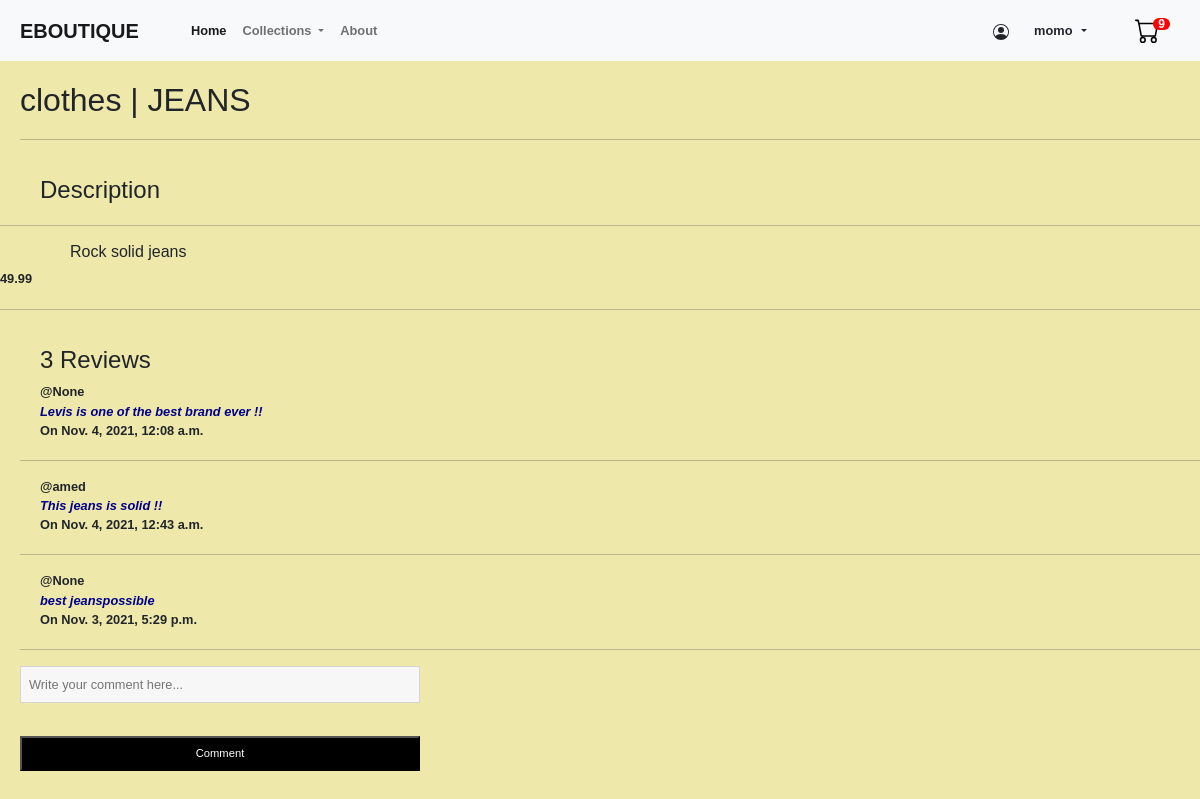
Page /eboutique/product/3 (signed in) on the committed database.
### client/models.py (models this page shows, shortened)
class Order(models.Model):
    customer = models.ForeignKey(Customer, on_delete=models.SET_NULL, null=True)
    orderdate = models.DateTimeField(auto_now_add=True)
    completed = models.BooleanField(default=False)
    @property
    def get_cart_items(self):
        orderitems = self.orderitem_set.all()
        total = sum([item.quantity for item in orderitems])
        return total

class OrderItem(models.Model):
    order = models.ForeignKey(Order, on_delete=models.CASCADE)
    product = models.OneToOneField(Product, on_delete=models.SET_NULL, null=True)
    quantity = models.PositiveSmallIntegerField(default=0, null=True)

### eboutique/models.py (models this page shows, shortened)
class Product(models.Model):
    collection = models.ForeignKey(Collection, on_delete=models.CASCADE) # put 'Collection' in case the function is underneath
    brand = models.ForeignKey(Brand, on_delete=models.CASCADE)
    title = models.CharField(max_length=100)
    description = models.TextField(null=True, blank=True)
    price = models.DecimalField(max_digits=7, decimal_places=2)
    image = models.ImageField(null=True)
    inventory = models.IntegerField()

class Collection(models.Model):
    name = models.CharField(max_length=100)
    def __str__(self):
        return self.name

class Message(models.Model):
    host = models.ForeignKey(User, on_delete=models.SET_NULL, null=True)
    product = models.ForeignKey(Product, on_delete=models.CASCADE, null=True)
    review = models.TextField(max_length=200, null=True, blank=True)
    created = models.DateTimeField(auto_now_add=True, null=True)
    updated = models.DateTimeField(auto_now=True, null=True)
    def __str__(self):
        return self.review

### eboutique/views.py (the view, shortened to what this page needs)
# urls.py: path('product/<str:pk>', views.product, name="product"),
def product(request, pk):
    product = Product.objects.get(id=pk)
    product_messages = product.message_set.all().order_by('-created')      #get all the kids related to that parent
    comments_count = product_messages.count()
    try:
        order = Order.objects.get(customer=request.user.customer, completed=False)
    except:
        order = {}
    context = { "product": product,
                "product_messages": product_messages,
                "comments_count":comments_count,
                "order":order
                }
    return render(request, "eboutique/product.html", context)

### templates/eboutique/product.html (shortened to what this page needs)
{% extends "base.html" %}
{% block title %}
<div>
    <h2>{{product.collection}} | {{product.title}}</h2>
    <hr>
</div>
{% endblock title %}
{% block content %}
<div><h4>Description</h4></div>
<hr>
<div><h6>{{product.description}}</h6></div>
{{product.price}}
<hr>
{% if comments_count >= 2 %}
<div><h4>{{comments_count}} Reviews</h4></div>
{% else %}
<div><h4>{{comments_count}} Review</h4></div>
{% endif %}
<div>
    {% for message in product_messages %}
        <div>@{{message.host}}</div>
        <div class="message-comment">{{message}}</div>
        <div>On {{message.updated}}</div>
    <hr>
    {% endfor %}
</div>
{% if request.user.is_authenticated %}
<div class="comment-form">
    <form class="d-flex" action="" method="POST" style="display: flex; flex-direction: column; max-width: 400px;">
        <input type="text" name="body" placeholder="Write your comment here..."/>
        <button class="searchBtn btn-outline-success" type="submit">Comment</button>
    </form>
</div>
{% else %}
<p><li>You must login to add a review</li></p>
{% endif %}
{% endblock content %}

### templates/base.html (shortened to what this page needs)
<!DOCTYPE html>
{% load static %}
<link rel="stylesheet" type="text/css" href="{% static 'base.css' %}" />
<link rel="stylesheet" type="text/css" href="{% static 'eboutique/css/bootstrap.css' %}" />
<link rel="stylesheet" type="text/css" href="{% static 'eboutique/css/home.css' %}" />
<link rel="stylesheet" type="text/css" href="{% static 'client/css/cart.css' %}" />
<html lang="en">
<head>
</head>
<body>
    <header>
        <nav class="navbar navbar-expand-lg navbar-light bg-light">
            <div class="container-fluid">
              <a class="navbar-brand" href="/eboutique/">EBOUTIQUE</a>
              <div class="collapse navbar-collapse" id="navbarSupportedContent">
                <ul class="navbar-nav me-auto mb-2 mb-lg-0">
                  <li class="nav-item">
                    <a class="nav-link active" aria-current="page" href="/eboutique/">Home</a>
                  </li>
                  <li class="nav-item dropdown">
                    <a class="nav-link dropdown-toggle" href="#" id="navbarDropdown" role="button" data-bs-toggle="dropdown" aria-expanded="false">
                      Collections
                    </a>
                  </li>
                  <li class="nav-item">
                    <a class="nav-link" href="#">About</a>
                  </li>
                </ul>
                <div class="nav-item item-login">
                  {% if request.user.is_authenticated %}
                    <div class="dropdown">
                      <div class="user-logo dropdown-toggle" href="#" id="navbarDropdown" role="button" data-bs-toggle="dropdown" aria-expanded="false">
                        <i class="bi bi-person-circle">
                        </i>
                        <div>{{request.user.username}}</div>
                      </div>
                    </div>
                    <div>
                      <a href="{% url 'cart' %}">
                        <span class='badge badge-warning' id='lblCartCount'> {{order.get_cart_items}}</span>
                      </a>
                    </div>
                  {% else %}
                    <a class="nav-link" href="{% url 'login' %}">Login</a>
                  {% endif %}
                </div>
              </div>
            </div>
          </nav>
    </header>
    {% block title %}
    {% endblock %}
    {% block content %}
    {% endblock %}
</body>
</html>

### static/base.css (style rules this page uses)
.item-login { display: flex; align-items: center; padding: 10px; }
.item-login a { text-decoration: none; color: black; }
.user-logo { display: flex; align-items: center; margin-right: 20px; }
.user-logo div { margin: 0px 5px; }

### static/eboutique/css/home.css (style rules this page uses)
.d-flex { padding: 0; display: flex; align-items: center; }
.searchBtn { margin: 1px 0px 0px 0px; padding: 7px 6px; background-color: #000; border-color: #000; color: white; width: 100%; font-size: 0.7rem; }

### static/client/css/cart.css (style rules this page uses)
body { background: #eee8aa; min-height: 100vh; vertical-align: middle; font-family: sans-serif; font-size: 0.8rem; font-weight: bold }
.badge { padding-left: 9px; padding-right: 9px; -webkit-border-radius: 9px; -moz-border-radius: 9px; border-radius: 9px; }
#lblCartCount { font-size: 12px; background: #ff0000; color: #fff; padding: 0 5px; vertical-align: top; margin-left: -10px; }
a { padding: 0 1vh }
hr { margin-top: 1.25rem }
form { padding: 2vh 0 }
input { border: 1px solid rgba(0, 0, 0, 0.137); padding: 1vh; margin-bottom: 4vh; outline: none; width: 100%; background-color: rgb(247, 247, 247) }
a { color: black }

### templates/eboutique/product.html (style rules this page uses)
div { padding-left: 20px; }
h2 { padding-top: 20px; }
h4 { padding-top: 20px; padding-left: 20px; }
h6 { padding-left: 50px; }
a { color: black; }
.message-comment { font-style: italic; font-family: 'Franklin Gothic Medium', 'Arial Narrow', Arial, sans-serif; color: darkblue; }

### rows in the picture
Order: get_cart_items "9"
Product: collection "clothes", title "JEANS", description "Rock solid jeans", price "49.99"
Message: host "None", review "Levis is one of the best brand ever !!", updated "Nov. 4, 2021, 12:08 a.m."
Message: host "amed", review "This jeans is solid !!", updated "Nov. 4, 2021, 12:43 a.m."
Message: host "None", review "best jeanspossible", updated "Nov. 3, 2021, 5:29 p.m."

### other values in the picture
{{ request.user.username }} "momo"
{{ comments_count }} "3"
